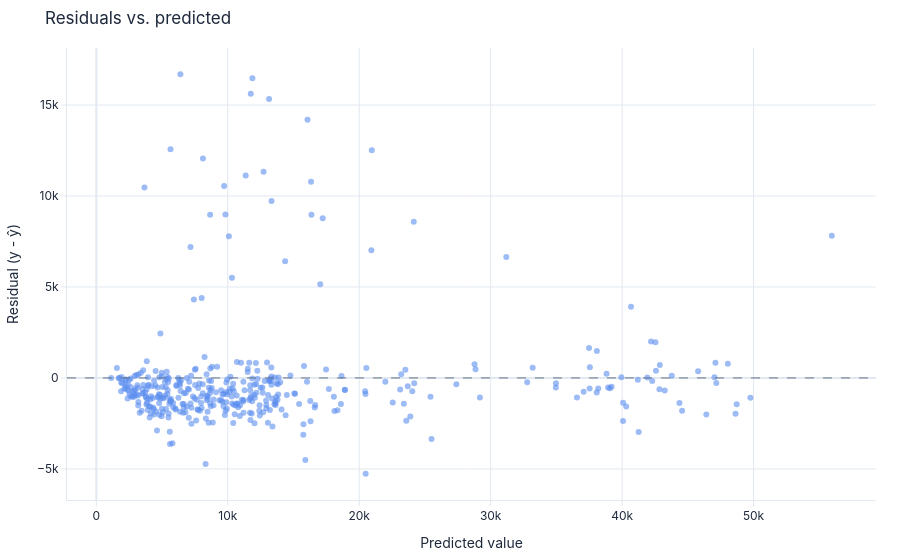

Notebook code for this chart:
### Code cell
# Step 6: Visualise

# create residual plot  
fig_res = residuals(reg_final.pipeline, reg_exp.X_test, reg_exp.y_test)
fig_res.show()

### Figure 1 — Plotly figure (JSON) as saved in the notebook; plotly's stock layout.template omitted (floating-point values rounded to 4 significant figures; data arrays with more than 128 entries replaced by an {"elided": "..."} marker saying what was removed)
{"data": [{"hovertemplate": "Predicted: %{x:.3f}<br>Residual: %{y:.3f}<extra></extra>", "marker": {"color": "#5B8DEF", "opacity": 0.6, "size": 6}, "mode": "markers", "name": "Residuals", "type": "scatter", "x": {"elided": "402 float values"}, "y": {"elided": "402 float values"}}], "layout": {"font": {"color": "#1E293B", "family": "Inter, system-ui, sans-serif", "size": 12}, "hoverlabel": {"bgcolor": "white", "bordercolor": "#E2E8F0", "font": {"family": "Inter, system-ui, sans-serif", "size": 12}}, "legend": {"bgcolor": "rgba(0,0,0,0)", "borderwidth": 0, "orientation": "h", "x": 0, "y": -0.18}, "margin": {"b": 48, "l": 56, "r": 24, "t": 48}, "paper_bgcolor": "rgba(0,0,0,0)", "plot_bgcolor": "rgba(0,0,0,0)", "shapes": [{"line": {"color": "#64748B", "dash": "dash", "width": 1}, "type": "line", "x0": 0, "x1": 1, "xref": "x domain", "y0": 0, "y1": 0, "yref": "y"}], "showlegend": false, "title": {"text": "Residuals vs. predicted"}, "xaxis": {"automargin": true, "gridcolor": "#E2E8F0", "linecolor": "#E2E8F0", "tickcolor": "#E2E8F0", "ticks": "outside", "title": {"text": "Predicted value"}, "zerolinecolor": "#E2E8F0"}, "yaxis": {"automargin": true, "gridcolor": "#E2E8F0", "linecolor": "#E2E8F0", "tickcolor": "#E2E8F0", "ticks": "outside", "title": {"text": "Residual (y - ŷ)"}, "zerolinecolor": "#E2E8F0"}}}
